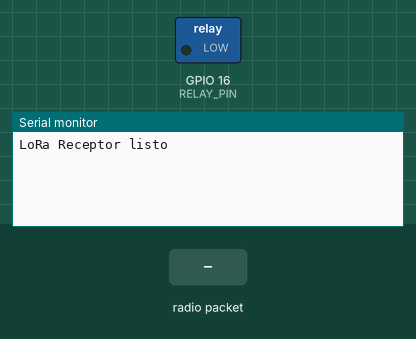
This program was run on a simulated ESP32. Shown: switched loads named in the program (green lamp = pin HIGH), the last lines printed to the serial monitor. The inputs (shaded band) are chosen by the test bench. No radio packets arrive unless stated.

Above: at 1.2 s.
1.3 s: radio packet "Temp:" arrives
At 1.8 s:
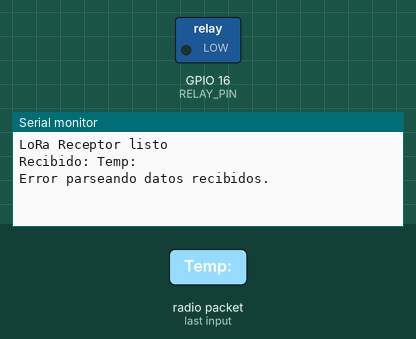
2.8 s: radio packet "Hum:" arrives
At 4.0 s:
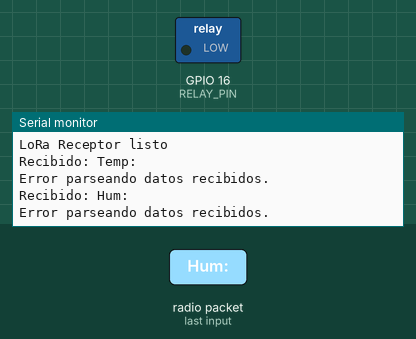
4.3 s: radio packet "%" arrives
At 5.3 s:
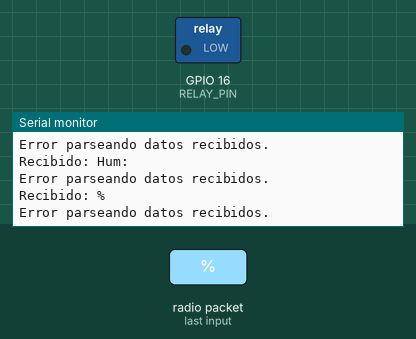

The program:

main.cpp
```cpp
#include <Arduino.h>
#include <SPI.h>
#include <LoRa.h>

//=======================================
// PINES
//=======================================
#define PIN_SCK   18   // SCLK
#define PIN_MISO  19   // SPI MISO
#define PIN_MOSI  23   // SPI MOSI
#define PIN_SS    5    // NSEL
#define PIN_DIO0  4    // NIRQ
// Reset [SDN] queda punteado con GND

//=======================================
// PIN RELÉ
//=======================================
#define RELAY_PIN 16   // Conecta la entrada del módulo de relé aquí

//=======================================
// UMBRALES
//=======================================
const float TEMP_THRESHOLD = 30.0;
const float HUM_THRESHOLD  = 60.0;

//=======================================
// SETUP
//=======================================
void setup() {
  Serial.begin(9600);
  while (!Serial);

  // Inicializa LoRa
  SPI.begin(PIN_SCK, PIN_MISO, PIN_MOSI, PIN_SS);
  LoRa.setPins(PIN_SS, -1, PIN_DIO0);
  if (!LoRa.begin(915E6)) {
    Serial.println("Error iniciando LoRa");
    while (1);
  }
  Serial.println("LoRa Receptor listo");

  // Inicializa relé
  pinMode(RELAY_PIN, OUTPUT);
  digitalWrite(RELAY_PIN, LOW);
}

void loop() {
  // Verifica si llegó un paquete
  int packetSize = LoRa.parsePacket();
  if (packetSize) {
    // Lee todo el mensaje
    String msg;
    while (LoRa.available()) {
      msg += (char)LoRa.read();
    }
    Serial.print("Recibido: ");
    Serial.println(msg);

    // Extrae valores de Temp y Hum
    float tempVal = NAN, humVal = NAN;

    int iT = msg.indexOf("Temp: ");
    if (iT >= 0) {
      int iDeg = msg.indexOf("°", iT);
      if (iDeg > iT) {
        String s = msg.substring(iT + 6, iDeg);
        tempVal = s.toFloat();
      }
    }

    int iH = msg.indexOf("Hum: ");
    if (iH >= 0) {
      int iPct = msg.indexOf("%", iH);
      if (iPct > iH) {
        String s = msg.substring(iH + 5, iPct);
        humVal = s.toFloat();
      }
    }

    // Comprueba y acciona relé
    if (!isnan(tempVal) && !isnan(humVal)) {
      Serial.printf("Temp=%.1f°C, Hum=%.1f%%\n", tempVal, humVal);
      if (tempVal > TEMP_THRESHOLD || humVal > HUM_THRESHOLD) {
        Serial.println("¡Umbral superado! Activando relé.");
        digitalWrite(RELAY_PIN, HIGH);
      } else {
        Serial.println("Valores normales. Desactivando relé.");
        digitalWrite(RELAY_PIN, LOW);
      }
    } else {
      Serial.println("Error parseando datos recibidos.");
    }
  }
}
```

Measured:
- after the input at 1.3 s, the serial monitor: prints a new line at once (image 1)
- after the input at 2.8 s, the serial monitor: prints a new line at once (image 2)
- after the input at 4.3 s, the serial monitor: prints a new line at once (image 3)
